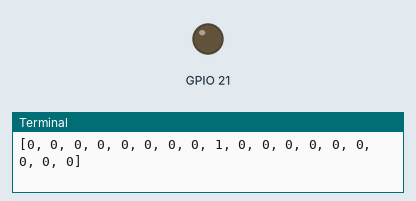
This program was run on a simulated Raspberry Pi (BCM pin numbers). On the bench: output pins drawn as LEDs (lit = HIGH), the last lines printed to the terminal. Pins used as bus, display or sensor lines are not drawn. At 7.2 s the program stops and its outputs stay as they are.

Above: at 1.7 s.
At 7.13 s:
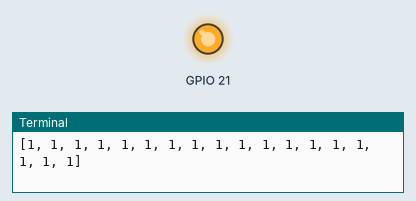
Timing chart, 0 to 8.3 s (numbered marks = the images above):
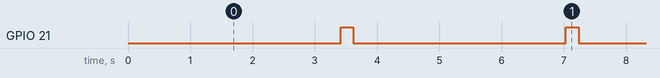

Measured:
- by itself, GPIO 21: alternates HIGH for 0.20 s and LOW for 3.4 s

The program:

shiftregister2.py
```python
#!/usr/bin/env python
# -*- coding: utf-8 -*-
import RPi.GPIO as GPIO
import time

class ShiftRegister:
    def __init__(self, sck, rck, si):
        self.sck = sck
        self.rck = rck
        self.si = si
        self.setup()

    def setup(self):
        print('setup')
        GPIO.setmode(GPIO.BCM)
        GPIO.setup(self.sck, GPIO.OUT)
        GPIO.setup(self.rck, GPIO.OUT)
        GPIO.setup(self.si, GPIO.OUT)

    def cleanup(self):
        print('cleanup')
        GPIO.cleanup()

    def high(self, pin):
        GPIO.output(pin, GPIO.HIGH)

    def low(self, pin):
        GPIO.output(pin, GPIO.LOW)

    def shift(self, pin):
        self.high(pin)
        self.low(pin)

    def reset(self):
        self.low(self.sck)
        self.low(self.rck)

    def send(self, nums):
        for num in nums:
            if num == 1:
                self.high(self.si)
            else:
                self.low(self.si)
            self.shift(self.sck)
        self.shift(self.rck)

class Light:
    def __init__(self):
        self.sr = ShiftRegister(12, 20, 21)

    def on(self, data, sleep = 1):
        for d in data:
            self.sr.send(d)
            print(d)
            time.sleep(sleep)

    def cleanup(self):
        self.sr.cleanup()

light = Light()
data = [
    [1, 0, 0, 0, 0, 0, 0, 0, 0, 0, 0, 0, 0, 0, 0, 0, 0, 0],
    [0, 1, 0, 0, 0, 0, 0, 0, 0, 0, 0, 0, 0, 0, 0, 0, 0, 0],
    [0, 0, 1, 0, 0, 0, 0, 0, 0, 0, 0, 0, 0, 0, 0, 0, 0, 0],
    [0, 0, 0, 1, 0, 0, 0, 0, 0, 0, 0, 0, 0, 0, 0, 0, 0, 0],
    [0, 0, 0, 0, 1, 0, 0, 0, 0, 0, 0, 0, 0, 0, 0, 0, 0, 0],
    [0, 0, 0, 0, 0, 1, 0, 0, 0, 0, 0, 0, 0, 0, 0, 0, 0, 0],
    [0, 0, 0, 0, 0, 0, 1, 0, 0, 0, 0, 0, 0, 0, 0, 0, 0, 0],
    [0, 0, 0, 0, 0, 0, 0, 1, 0, 0, 0, 0, 0, 0, 0, 0, 0, 0],
    [0, 0, 0, 0, 0, 0, 0, 0, 1, 0, 0, 0, 0, 0, 0, 0, 0, 0],
    [0, 0, 0, 0, 0, 0, 0, 0, 0, 1, 0, 0, 0, 0, 0, 0, 0, 0],
    [0, 0, 0, 0, 0, 0, 0, 0, 0, 0, 1, 0, 0, 0, 0, 0, 0, 0],
    [0, 0, 0, 0, 0, 0, 0, 0, 0, 0, 0, 1, 0, 0, 0, 0, 0, 0],
    [0, 0, 0, 0, 0, 0, 0, 0, 0, 0, 0, 0, 1, 0, 0, 0, 0, 0],
    [0, 0, 0, 0, 0, 0, 0, 0, 0, 0, 0, 0, 0, 1, 0, 0, 0, 0],
    [0, 0, 0, 0, 0, 0, 0, 0, 0, 0, 0, 0, 0, 0, 1, 0, 0, 0],
    [0, 0, 0, 0, 0, 0, 0, 0, 0, 0, 0, 0, 0, 0, 0, 1, 0, 0],
    [0, 0, 0, 0, 0, 0, 0, 0, 0, 0, 0, 0, 0, 0, 0, 0, 1, 0],
    [0, 0, 0, 0, 0, 0, 0, 0, 0, 0, 0, 0, 0, 0, 0, 0, 0, 1],
    [1, 0, 0, 0, 0, 0, 0, 0, 0, 0, 0, 0, 0, 0, 0, 0, 0, 0],
    [1, 1, 0, 0, 0, 0, 0, 0, 0, 0, 0, 0, 0, 0, 0, 0, 0, 0],
    [1, 1, 1, 0, 0, 0, 0, 0, 0, 0, 0, 0, 0, 0, 0, 0, 0, 0],
    [1, 1, 1, 1, 0, 0, 0, 0, 0, 0, 0, 0, 0, 0, 0, 0, 0, 0],
    [1, 1, 1, 1, 1, 0, 0, 0, 0, 0, 0, 0, 0, 0, 0, 0, 0, 0],
    [1, 1, 1, 1, 1, 1, 0, 0, 0, 0, 0, 0, 0, 0, 0, 0, 0, 0],
    [1, 1, 1, 1, 1, 1, 1, 0, 0, 0, 0, 0, 0, 0, 0, 0, 0, 0],
    [1, 1, 1, 1, 1, 1, 1, 1, 0, 0, 0, 0, 0, 0, 0, 0, 0, 0],
    [1, 1, 1, 1, 1, 1, 1, 1, 1, 0, 0, 0, 0, 0, 0, 0, 0, 0],
    [1, 1, 1, 1, 1, 1, 1, 1, 1, 1, 0, 0, 0, 0, 0, 0, 0, 0],
    [1, 1, 1, 1, 1, 1, 1, 1, 1, 1, 1, 0, 0, 0, 0, 0, 0, 0],
    [1, 1, 1, 1, 1, 1, 1, 1, 1, 1, 1, 1, 0, 0, 0, 0, 0, 0],
    [1, 1, 1, 1, 1, 1, 1, 1, 1, 1, 1, 1, 1, 0, 0, 0, 0, 0],
    [1, 1, 1, 1, 1, 1, 1, 1, 1, 1, 1, 1, 1, 1, 0, 0, 0, 0],
    [1, 1, 1, 1, 1, 1, 1, 1, 1, 1, 1, 1, 1, 1, 1, 0, 0, 0],
    [1, 1, 1, 1, 1, 1, 1, 1, 1, 1, 1, 1, 1, 1, 1, 1, 0, 0],
    [1, 1, 1, 1, 1, 1, 1, 1, 1, 1, 1, 1, 1, 1, 1, 1, 1, 0],
    [1, 1, 1, 1, 1, 1, 1, 1, 1, 1, 1, 1, 1, 1, 1, 1, 1, 1]
]
light.on(data, 0.2)
light.cleanup()
```
